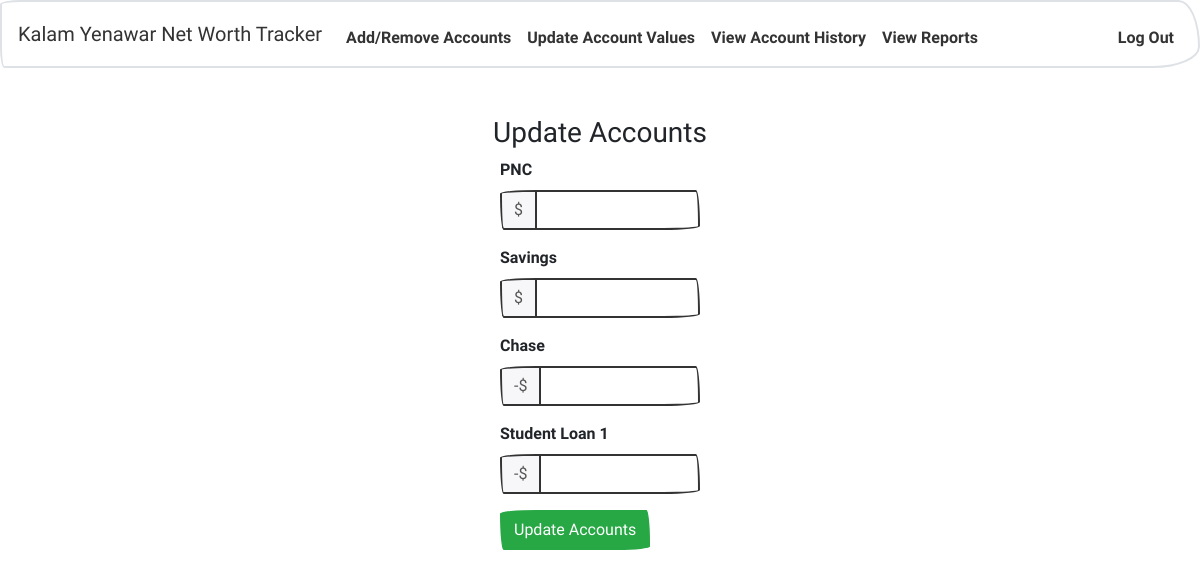
Page /update (signed in) on the committed database.
### tables this page shows
CREATE TABLE 'accounts' ('id' integer PRIMARY KEY AUTOINCREMENT NOT NULL, 'name' varchar(20) NOT NULL, 'userid' integer NOT NULL, 'value' real, 'type' varchar(20) NOT NULL, custodian varchar(255));

### application.py (the view)
@app.route("/update", methods=["GET", "POST"])
@login_required
def update():
    if request.method == "POST":
        user_id = session['user_id']
        accounts = db.execute("SELECT * FROM accounts WHERE userid = :user_id", user_id=user_id)
        networth = 0
        for account in accounts:
            if not request.form.get(account['name']):
                newvalue = account['value']
            else:
                newvalue = float(request.form.get(account['name']))
                if account['type'] == 'Credit' or account['type'] == 'Loan':
                    newvalue = newvalue * -1
                print("value for " + account['name'] + " is")
            print(newvalue)
            networth += float(newvalue)
            db.execute(
                'INSERT INTO "history" ("accountid","value","userid") VALUES (:accountid, :newvalue, :user_id)', accountid=account['id'], newvalue=newvalue, user_id=user_id)
            db.execute('UPDATE accounts SET value = :newvalue WHERE id = :accountid', newvalue=newvalue, accountid=account['id'])
        db.execute('INSERT INTO "networth" ("userid","value") VALUES (:user_id, :networth)', user_id=user_id, networth=networth)
        return redirect("/")
    else:
        user_id = session['user_id']
        accounts = db.execute("SELECT * FROM accounts WHERE userid = :user_id", user_id=user_id)
        return render_template("update.html", accounts=accounts)

### application.py (called while the page is built)
@app.after_request
def after_request(response):
    response.headers["Cache-Control"] = "no-cache, no-store, must-revalidate"
    response.headers["Expires"] = 0
    response.headers["Pragma"] = "no-cache"
    return response

### helpers.py (called while the page is built)
def login_required(f):
    @wraps(f)
    def decorated_function(*args, **kwargs):
        if session.get("user_id") is None:
            return redirect("/login")
        return f(*args, **kwargs)
    return decorated_function

### templates/update.html (shortened to what this page needs)
{% extends "layout.html" %}
{% block main %}
    <h3>Update Accounts</h3>
    <form action="/update" method="post">
        <div class="form-group">
            {% for row in accounts %}
            <div class="form-group">
                <label for="type">{{ row['name'] }}</label>
                <div class="form-group">
                    <div class="input-group mb-3">
                        <div class="input-group-prepend">
                            {% if row['type'] == 'Credit' or row['type'] == 'Loan' %}
                            <span class="input-group-text">-$</span>
                            {% else %}
                            <span class="input-group-text">$</span>
                            {% endif %}
                        </div>
                        <input name="{{ row['name'] }}" class="form-control" type="number" step="0.01">
                    </div>
                </div>
            </div>
            {% endfor %}
        </div>
        <div class="form-group">
            <button class="btn btn-success" type="submit">Update Accounts</button>
        </div>
    </form>
{% endblock %}

### rows in the picture
accounts: name "PNC"
accounts: name "Savings"
accounts: name "Chase"
accounts: name "Student Loan 1"
